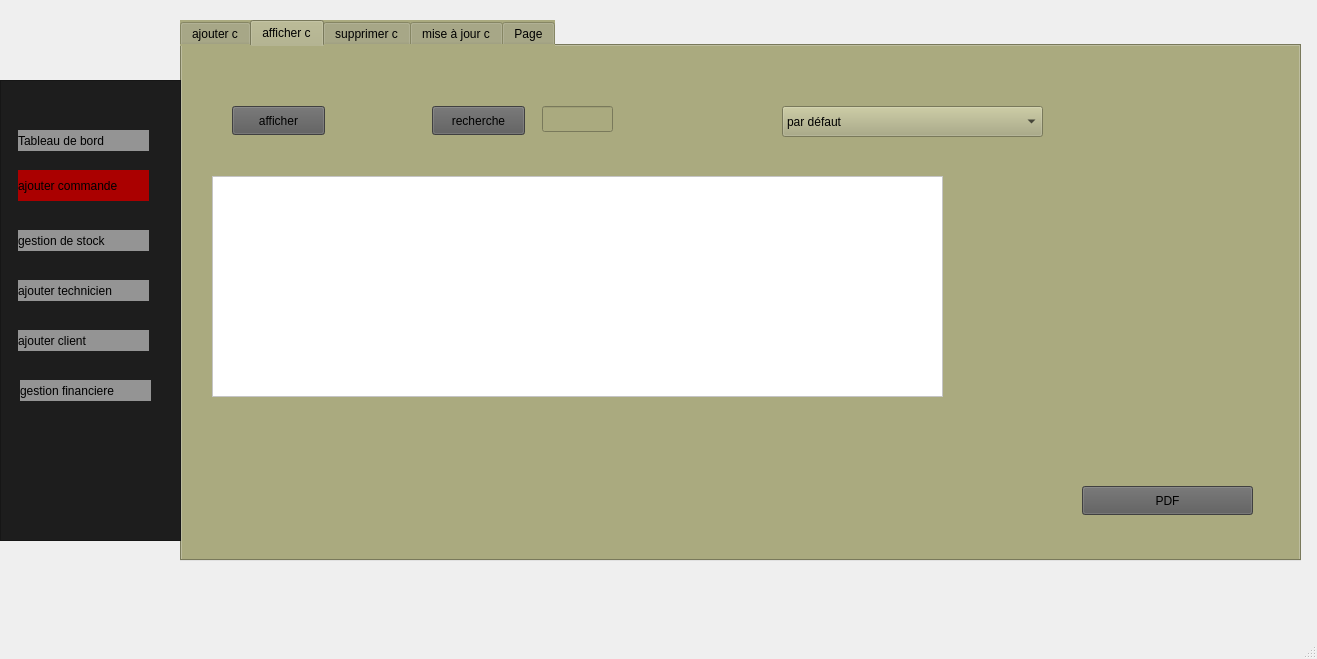
<?xml version="1.0" encoding="UTF-8"?>
<ui version="4.0">
 <class>MainWindow</class>
 <widget class="QMainWindow" name="MainWindow">
  <property name="geometry">
   <rect>
    <x>0</x>
    <y>0</y>
    <width>1317</width>
    <height>659</height>
   </rect>
  </property>
  <property name="windowTitle">
   <string>MainWindow</string>
  </property>
  <widget class="QWidget" name="centralwidget">
   <widget class="QTabWidget" name="tabWidget">
    <property name="geometry">
     <rect>
      <x>180</x>
      <y>20</y>
      <width>1121</width>
      <height>541</height>
     </rect>
    </property>
    <property name="toolTip">
     <string>&lt;html&gt;&lt;head/&gt;&lt;body&gt;&lt;p&gt;panier&lt;/p&gt;&lt;p&gt;&lt;br/&gt;&lt;/p&gt;&lt;/body&gt;&lt;/html&gt;</string>
    </property>
    <property name="whatsThis">
     <string>&lt;html&gt;&lt;head/&gt;&lt;body&gt;&lt;p&gt;panier&lt;/p&gt;&lt;p&gt;&lt;br/&gt;&lt;/p&gt;&lt;p&gt;&lt;br/&gt;&lt;/p&gt;&lt;/body&gt;&lt;/html&gt;</string>
    </property>
    <property name="styleSheet">
     <string notr="true">background-color: rgb(170, 170, 127);
</string>
    </property>
    <property name="currentIndex">
     <number>1</number>
    </property>
    <widget class="QWidget" name="tab">
     <attribute name="title">
      <string>ajouter c</string>
     </attribute>
     <widget class="QLabel" name="label_4">
      <property name="geometry">
       <rect>
        <x>70</x>
        <y>220</y>
        <width>111</width>
        <height>31</height>
       </rect>
      </property>
      <property name="styleSheet">
       <string notr="true">background-color: rgb(170, 0, 0);</string>
      </property>
      <property name="text">
       <string>date_livraison</string>
      </property>
     </widget>
     <widget class="QLabel" name="label_2">
      <property name="geometry">
       <rect>
        <x>70</x>
        <y>119</y>
        <width>111</width>
        <height>31</height>
       </rect>
      </property>
      <property name="styleSheet">
       <string notr="true">background-color: rgb(170, 0, 0);</string>
      </property>
      <property name="text">
       <string>fournisseur</string>
      </property>
     </widget>
     <widget class="QLineEdit" name="montant_total">
      <property name="geometry">
       <rect>
        <x>592</x>
        <y>110</y>
        <width>101</width>
        <height>26</height>
       </rect>
      </property>
     </widget>
     <widget class="QLineEdit" name="liste_article">
      <property name="geometry">
       <rect>
        <x>592</x>
        <y>60</y>
        <width>101</width>
        <height>26</height>
       </rect>
      </property>
     </widget>
     <widget class="QLabel" name="label_7">
      <property name="geometry">
       <rect>
        <x>430</x>
        <y>109</y>
        <width>121</width>
        <height>31</height>
       </rect>
      </property>
      <property name="styleSheet">
       <string notr="true">background-color: rgb(170, 0, 0);</string>
      </property>
      <property name="text">
       <string>montant_total</string>
      </property>
     </widget>
     <widget class="QLabel" name="label_3">
      <property name="geometry">
       <rect>
        <x>70</x>
        <y>169</y>
        <width>111</width>
        <height>31</height>
       </rect>
      </property>
      <property name="styleSheet">
       <string notr="true">background-color: rgb(170, 0, 0);</string>
      </property>
      <property name="text">
       <string>date_commande</string>
      </property>
     </widget>
     <widget class="QLabel" name="label_6">
      <property name="geometry">
       <rect>
        <x>430</x>
        <y>169</y>
        <width>121</width>
        <height>31</height>
       </rect>
      </property>
      <property name="styleSheet">
       <string notr="true">background-color: rgb(170, 0, 0);</string>
      </property>
      <property name="text">
       <string>etat_commande</string>
      </property>
     </widget>
     <widget class="QLabel" name="label_5">
      <property name="geometry">
       <rect>
        <x>430</x>
        <y>49</y>
        <width>121</width>
        <height>31</height>
       </rect>
      </property>
      <property name="styleSheet">
       <string notr="true">background-color: rgb(170, 0, 0);</string>
      </property>
      <property name="text">
       <string>liste_article</string>
      </property>
     </widget>
     <widget class="QLineEdit" name="fournisseur">
      <property name="geometry">
       <rect>
        <x>210</x>
        <y>120</y>
        <width>113</width>
        <height>26</height>
       </rect>
      </property>
     </widget>
     <widget class="QPushButton" name="ajouter">
      <property name="geometry">
       <rect>
        <x>150</x>
        <y>320</y>
        <width>151</width>
        <height>41</height>
       </rect>
      </property>
      <property name="styleSheet">
       <string notr="true">background-color: rgb(90, 90, 90);</string>
      </property>
      <property name="text">
       <string>ajouter</string>
      </property>
     </widget>
     <widget class="QLineEdit" name="id_commande">
      <property name="geometry">
       <rect>
        <x>210</x>
        <y>50</y>
        <width>113</width>
        <height>26</height>
       </rect>
      </property>
     </widget>
     <widget class="QLabel" name="label">
      <property name="geometry">
       <rect>
        <x>70</x>
        <y>50</y>
        <width>111</width>
        <height>31</height>
       </rect>
      </property>
      <property name="styleSheet">
       <string notr="true">alternate-background-color: rgb(170, 0, 0);
background-color: rgb(170, 0, 0);
border-color: rgb(170, 0, 0);</string>
      </property>
      <property name="text">
       <string>id_commande</string>
      </property>
     </widget>
     <widget class="QDateEdit" name="date_commande">
      <property name="geometry">
       <rect>
        <x>210</x>
        <y>170</y>
        <width>110</width>
        <height>26</height>
       </rect>
      </property>
     </widget>
     <widget class="QDateEdit" name="date_livraison">
      <property name="geometry">
       <rect>
        <x>210</x>
        <y>230</y>
        <width>110</width>
        <height>26</height>
       </rect>
      </property>
     </widget>
     <widget class="QComboBox" name="comboBox_etat_commande">
      <property name="geometry">
       <rect>
        <x>590</x>
        <y>170</y>
        <width>101</width>
        <height>26</height>
       </rect>
      </property>
      <property name="styleSheet">
       <string notr="true">background-color: rgb(167, 167, 167);</string>
      </property>
     </widget>
     <widget class="QPushButton" name="mettre_a_jour">
      <property name="geometry">
       <rect>
        <x>420</x>
        <y>320</y>
        <width>151</width>
        <height>41</height>
       </rect>
      </property>
      <property name="styleSheet">
       <string notr="true">background-color: rgb(90, 90, 90);</string>
      </property>
      <property name="text">
       <string>mise à jour</string>
      </property>
     </widget>
    </widget>
    <widget class="QWidget" name="tab_2">
     <attribute name="title">
      <string>afficher c</string>
     </attribute>
     <widget class="QTableView" name="tableView_2">
      <property name="geometry">
       <rect>
        <x>30</x>
        <y>130</y>
        <width>731</width>
        <height>221</height>
       </rect>
      </property>
      <property name="styleSheet">
       <string notr="true">background-color: rgb(255, 255, 255);</string>
      </property>
     </widget>
     <widget class="QPushButton" name="afficher">
      <property name="geometry">
       <rect>
        <x>50</x>
        <y>60</y>
        <width>93</width>
        <height>29</height>
       </rect>
      </property>
      <property name="styleSheet">
       <string notr="true">background-color: rgb(90, 90, 90);</string>
      </property>
      <property name="text">
       <string>afficher</string>
      </property>
     </widget>
     <widget class="QPushButton" name="pdf">
      <property name="geometry">
       <rect>
        <x>900</x>
        <y>440</y>
        <width>171</width>
        <height>29</height>
       </rect>
      </property>
      <property name="styleSheet">
       <string notr="true">background-color: rgb(90, 90, 90);</string>
      </property>
      <property name="text">
       <string>PDF</string>
      </property>
     </widget>
     <widget class="QComboBox" name="comboBox_3">
      <property name="geometry">
       <rect>
        <x>600</x>
        <y>60</y>
        <width>261</width>
        <height>31</height>
       </rect>
      </property>
      <item>
       <property name="text">
        <string>par défaut</string>
       </property>
      </item>
      <item>
       <property name="text">
        <string>ordre croissant montant total</string>
       </property>
      </item>
      <item>
       <property name="text">
        <string>ordre décroissant montant total</string>
       </property>
      </item>
      <item>
       <property name="text">
        <string>ordre croissant id commande</string>
       </property>
      </item>
      <item>
       <property name="text">
        <string>ordre décroissant id commande</string>
       </property>
      </item>
      <item>
       <property name="text">
        <string>ordre alphabétique état commande</string>
       </property>
      </item>
      <item>
       <property name="text">
        <string>ordre croissant date commande</string>
       </property>
      </item>
      <item>
       <property name="text">
        <string>ordre décroissant date commande</string>
       </property>
      </item>
     </widget>
     <widget class="QLineEdit" name="lineEdit_recherche">
      <property name="geometry">
       <rect>
        <x>360</x>
        <y>60</y>
        <width>71</width>
        <height>26</height>
       </rect>
      </property>
     </widget>
     <widget class="QPushButton" name="recherche">
      <property name="geometry">
       <rect>
        <x>250</x>
        <y>60</y>
        <width>93</width>
        <height>29</height>
       </rect>
      </property>
      <property name="styleSheet">
       <string notr="true">background-color: rgb(90, 90, 90);</string>
      </property>
      <property name="text">
       <string>recherche</string>
      </property>
     </widget>
    </widget>
    <widget class="QWidget" name="tab_4">
     <attribute name="title">
      <string>supprimer c</string>
     </attribute>
     <widget class="QPushButton" name="supprimer">
      <property name="geometry">
       <rect>
        <x>260</x>
        <y>230</y>
        <width>241</width>
        <height>29</height>
       </rect>
      </property>
      <property name="styleSheet">
       <string notr="true">background-color: rgb(90, 90, 90);</string>
      </property>
      <property name="text">
       <string>supprimer</string>
      </property>
     </widget>
     <widget class="QLabel" name="label_10">
      <property name="geometry">
       <rect>
        <x>220</x>
        <y>140</y>
        <width>111</width>
        <height>31</height>
       </rect>
      </property>
      <property name="styleSheet">
       <string notr="true">background-color: rgb(170, 0, 0);</string>
      </property>
      <property name="text">
       <string>id_commande</string>
      </property>
     </widget>
     <widget class="QLabel" name="label_35">
      <property name="geometry">
       <rect>
        <x>160</x>
        <y>60</y>
        <width>441</width>
        <height>51</height>
       </rect>
      </property>
      <property name="styleSheet">
       <string notr="true"/>
      </property>
      <property name="text">
       <string>&lt;html&gt;&lt;head/&gt;&lt;body&gt;&lt;p&gt;&lt;span style=&quot; font-size:22pt; font-weight:700; font-style:italic; text-decoration: underline; color:#aa0000; vertical-align:super;&quot;&gt;choisir la commande pour supprimer&lt;/span&gt;&lt;/p&gt;&lt;/body&gt;&lt;/html&gt;</string>
      </property>
     </widget>
     <widget class="QLineEdit" name="id_commande_2">
      <property name="geometry">
       <rect>
        <x>390</x>
        <y>140</y>
        <width>113</width>
        <height>26</height>
       </rect>
      </property>
      <property name="styleSheet">
       <string notr="true">background-color: rgb(255, 255, 255);</string>
      </property>
     </widget>
    </widget>
    <widget class="QWidget" name="tab_3">
     <attribute name="title">
      <string>mise à jour c</string>
     </attribute>
     <widget class="QPushButton" name="statistique">
      <property name="geometry">
       <rect>
        <x>400</x>
        <y>10</y>
        <width>291</width>
        <height>29</height>
       </rect>
      </property>
      <property name="styleSheet">
       <string notr="true">background-color: rgb(90, 90, 90);</string>
      </property>
      <property name="text">
       <string>statistique</string>
      </property>
     </widget>
     <widget class="QTableView" name="tableView_4">
      <property name="geometry">
       <rect>
        <x>40</x>
        <y>70</y>
        <width>511</width>
        <height>391</height>
       </rect>
      </property>
     </widget>
     <widget class="QTableView" name="tableView_3">
      <property name="geometry">
       <rect>
        <x>590</x>
        <y>70</y>
        <width>501</width>
        <height>391</height>
       </rect>
      </property>
     </widget>
    </widget>
    <widget class="QWidget" name="tab_5">
     <attribute name="title">
      <string>Page</string>
     </attribute>
     <widget class="QPushButton" name="ajouterArticle">
      <property name="geometry">
       <rect>
        <x>140</x>
        <y>220</y>
        <width>171</width>
        <height>29</height>
       </rect>
      </property>
      <property name="styleSheet">
       <string notr="true">background-color: rgb(90, 90, 90);</string>
      </property>
      <property name="text">
       <string>ajouterArticle</string>
      </property>
     </widget>
     <widget class="QPushButton" name="viderPanier">
      <property name="geometry">
       <rect>
        <x>140</x>
        <y>270</y>
        <width>171</width>
        <height>29</height>
       </rect>
      </property>
      <property name="styleSheet">
       <string notr="true">background-color: rgb(90, 90, 90);
</string>
      </property>
      <property name="text">
       <string>viderPanier</string>
      </property>
     </widget>
     <widget class="QPushButton" name="afficherPanier">
      <property name="geometry">
       <rect>
        <x>590</x>
        <y>230</y>
        <width>121</width>
        <height>29</height>
       </rect>
      </property>
      <property name="styleSheet">
       <string notr="true">background-color: rgb(90, 90, 90);</string>
      </property>
      <property name="text">
       <string>afficherPanier</string>
      </property>
     </widget>
     <widget class="QTextBrowser" name="textEdit_panier">
      <property name="geometry">
       <rect>
        <x>470</x>
        <y>10</y>
        <width>381</width>
        <height>211</height>
       </rect>
      </property>
      <property name="styleSheet">
       <string notr="true">background-color: rgb(220, 220, 220);</string>
      </property>
     </widget>
     <widget class="QLabel" name="label_8">
      <property name="geometry">
       <rect>
        <x>370</x>
        <y>80</y>
        <width>81</width>
        <height>31</height>
       </rect>
      </property>
      <property name="styleSheet">
       <string notr="true">background-color: rgb(170, 0, 0);</string>
      </property>
      <property name="text">
       <string>panier</string>
      </property>
     </widget>
     <widget class="QLabel" name="lineEdit_article1">
      <property name="geometry">
       <rect>
        <x>70</x>
        <y>60</y>
        <width>101</width>
        <height>31</height>
       </rect>
      </property>
      <property name="styleSheet">
       <string notr="true">background-color: rgb(170, 0, 0);</string>
      </property>
      <property name="text">
       <string>article</string>
      </property>
     </widget>
     <widget class="QLineEdit" name="lineEdit_article">
      <property name="geometry">
       <rect>
        <x>190</x>
        <y>60</y>
        <width>113</width>
        <height>26</height>
       </rect>
      </property>
     </widget>
     <widget class="QLineEdit" name="lineEdit_prix">
      <property name="geometry">
       <rect>
        <x>190</x>
        <y>110</y>
        <width>113</width>
        <height>26</height>
       </rect>
      </property>
     </widget>
     <widget class="QLabel" name="lineEdit_prix3">
      <property name="geometry">
       <rect>
        <x>70</x>
        <y>110</y>
        <width>101</width>
        <height>31</height>
       </rect>
      </property>
      <property name="styleSheet">
       <string notr="true">background-color: rgb(170, 0, 0);</string>
      </property>
      <property name="text">
       <string>prix</string>
      </property>
     </widget>
     <widget class="QPushButton" name="calculerPrixTotal">
      <property name="geometry">
       <rect>
        <x>680</x>
        <y>350</y>
        <width>131</width>
        <height>29</height>
       </rect>
      </property>
      <property name="styleSheet">
       <string notr="true">background-color: rgb(90, 90, 90);</string>
      </property>
      <property name="text">
       <string>calculerPrixTotal</string>
      </property>
     </widget>
     <widget class="QLabel" name="prix">
      <property name="geometry">
       <rect>
        <x>830</x>
        <y>339</y>
        <width>111</width>
        <height>51</height>
       </rect>
      </property>
      <property name="styleSheet">
       <string notr="true">background-color: rgb(170, 0, 0);</string>
      </property>
      <property name="text">
       <string>TextLabel</string>
      </property>
     </widget>
     <widget class="QPushButton" name="supprimerArticleButton">
      <property name="geometry">
       <rect>
        <x>140</x>
        <y>310</y>
        <width>171</width>
        <height>29</height>
       </rect>
      </property>
      <property name="styleSheet">
       <string notr="true">background-color: rgb(90, 90, 90);</string>
      </property>
      <property name="text">
       <string>supprimerArticleButton</string>
      </property>
     </widget>
    </widget>
   </widget>
   <widget class="QListWidget" name="listWidget">
    <property name="geometry">
     <rect>
      <x>0</x>
      <y>80</y>
      <width>181</width>
      <height>461</height>
     </rect>
    </property>
    <property name="styleSheet">
     <string notr="true">background-color: rgb(0, 0, 0);
background-color: rgb(29, 29, 29);</string>
    </property>
   </widget>
   <widget class="QLabel" name="label_11">
    <property name="geometry">
     <rect>
      <x>18</x>
      <y>130</y>
      <width>131</width>
      <height>21</height>
     </rect>
    </property>
    <property name="styleSheet">
     <string notr="true">background-color: rgb(148, 148, 148);</string>
    </property>
    <property name="text">
     <string>Tableau de bord</string>
    </property>
   </widget>
   <widget class="QLabel" name="label_12">
    <property name="geometry">
     <rect>
      <x>18</x>
      <y>170</y>
      <width>131</width>
      <height>31</height>
     </rect>
    </property>
    <property name="styleSheet">
     <string notr="true">background-color: rgb(148, 148, 148);
background-color: rgb(170, 0, 0);</string>
    </property>
    <property name="text">
     <string>ajouter commande</string>
    </property>
   </widget>
   <widget class="QLabel" name="label_13">
    <property name="geometry">
     <rect>
      <x>18</x>
      <y>230</y>
      <width>131</width>
      <height>21</height>
     </rect>
    </property>
    <property name="styleSheet">
     <string notr="true">background-color: rgb(148, 148, 148);</string>
    </property>
    <property name="text">
     <string>gestion de stock</string>
    </property>
   </widget>
   <widget class="QLabel" name="label_14">
    <property name="geometry">
     <rect>
      <x>18</x>
      <y>280</y>
      <width>131</width>
      <height>21</height>
     </rect>
    </property>
    <property name="styleSheet">
     <string notr="true">background-color: rgb(148, 148, 148);</string>
    </property>
    <property name="text">
     <string>ajouter technicien</string>
    </property>
   </widget>
   <widget class="QLabel" name="label_15">
    <property name="geometry">
     <rect>
      <x>18</x>
      <y>330</y>
      <width>131</width>
      <height>21</height>
     </rect>
    </property>
    <property name="styleSheet">
     <string notr="true">background-color: rgb(148, 148, 148);</string>
    </property>
    <property name="text">
     <string>ajouter client</string>
    </property>
   </widget>
   <widget class="QLabel" name="label_16">
    <property name="geometry">
     <rect>
      <x>20</x>
      <y>380</y>
      <width>131</width>
      <height>21</height>
     </rect>
    </property>
    <property name="styleSheet">
     <string notr="true">background-color: rgb(148, 148, 148);</string>
    </property>
    <property name="text">
     <string>gestion financiere</string>
    </property>
   </widget>
  </widget>
  <widget class="QMenuBar" name="menubar">
   <property name="geometry">
    <rect>
     <x>0</x>
     <y>0</y>
     <width>1317</width>
     <height>26</height>
    </rect>
   </property>
  </widget>
  <widget class="QStatusBar" name="statusbar"/>
 </widget>
 <resources/>
 <connections/>
</ui>
